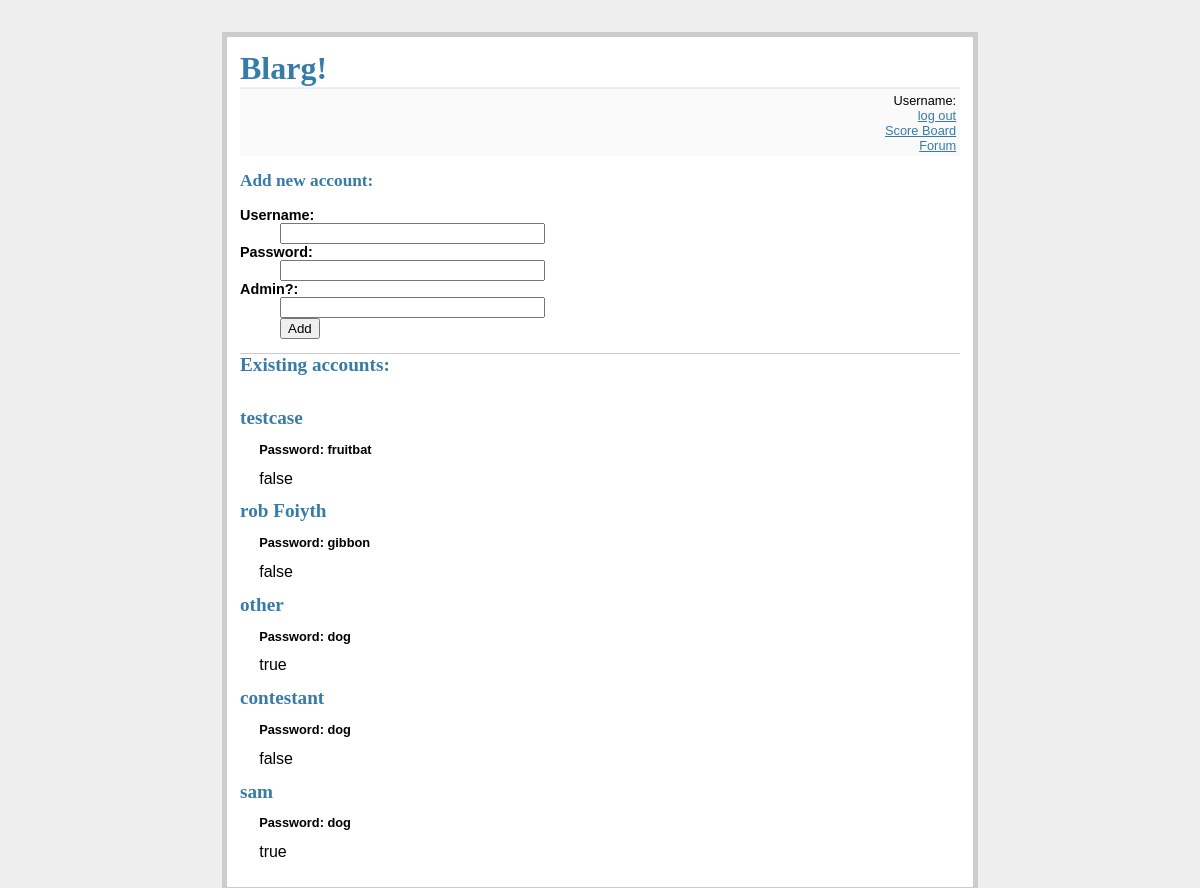
The page /accounts (signed in) on the database its author committed.
### tables this page shows
CREATE TABLE accounts(
    id integer primary key autoincrement,
	username text not null,
    password text not null,
    admin text not null,
    score integer not null
);

### blarg.py (the view)
@app.route('/accounts')
def show_accounts():
    if not (session.get('logged_in') and session['admin'] == True):    # check if user is logged on
        abort(401)
    db = get_db()
    cur = db.execute('select username,password,admin from accounts order by id desc')
    accounts = cur.fetchall()
    return render_template('show_accounts.html', entries=accounts)

### blarg.py (called while the page is built)
def connect_db():
    rv = sqlite3.connect(app.config['DATABASE']) # connect to config database
    rv.row_factory = sqlite3.Row                  # get rows object
    return rv

def get_db():
    if not hasattr(g,'sqlite_db'):
        g.sqlite_db = connect_db()
    return g.sqlite_db

### templates/show_accounts.html (shortened to what this page needs)
{% extends "layout.html" %}
{% block body %}
{% if session.logged_in %}
<form action="{{ url_for('add_account') }}" method=post class=add-account>
<dl>
<h2>Add new account:</h2><br>
<dt>Username:
<dd><input type=text size=30 name=username>
<dt>Password:
<dd><input type=text size=30 name=password>
<dt>Admin?:
<dd><input type=text size=30 name=admin>
<dd><input type=submit value=Add>
</dl>
</form>
<ul class=accounts>
<h2>Existing accounts:</h2><br>
{% for entry in entries %}
<li><h2>{{ entry.username }}</h2><h3>Password: {{ entry.password }}</h3>{{ entry.admin }}
{% else %}
<li><em>No accounts.</em>
{% endfor %}
{% else %}
<em>Admin only. Login as admin to continue.</em>
{% endif %}
</ul>
{% endblock %}

### templates/layout.html (shortened to what this page needs)
<!doctype html>
<link rel=stylesheet type=text/css href="{{ url_for('static', filename='style.css') }}">
<div class=page>
<h1>Blarg!</h1>
<div class=metanav>
{% if not session.logged_in %}
<a href="{{ url_for('login') }}">log in</a>
{% else %}
Username: {{username}}
<br><a href="{{ url_for('logout') }}">log out</a>
{% endif %}
<br><a href="{{ url_for('scoreboard') }}">Score Board</a>
<br><a href="{{ url_for('show_entries') }}">Forum</a>
</div>
{% block body %}{% endblock %}
</div>

### static/style.css (style rules this page uses)
a, h1, h2 { color: #377ba8; }
h1, h2 { font-family: ’Georgia’, serif; margin: 0; }
h1 { border-bottom: 2px solid #eee; }
h2 { font-size: 1.2em; }
h3 { font-size: 0.8em; }
.page { margin: 2em auto; width: 45em; border: 5px solid #ccc; padding: 0.8em; background: white; }
.accounts { list-style: none; margin: 0; padding: 0; }
.accounts li { margin: 0.8em 1.2em; }
.accounts li h2 { margin-left: -1em; }
.add-account { font-size: 0.9em; border-bottom: 1px solid #ccc; }
.add-account dl { font-weight: bold; }
.metanav { text-align: right; font-size: 0.8em; padding: 0.3em; margin-bottom: 1em; background: #fafafa; }

### rows shown on the page
accounts: username "testcase", password "fruitbat", admin "false"
accounts: username "rob Foiyth", password "gibbon", admin "false"
accounts: username "other", password "dog", admin "true"
accounts: username "contestant", password "dog", admin "false"
accounts: username "sam", password "dog", admin "true"
